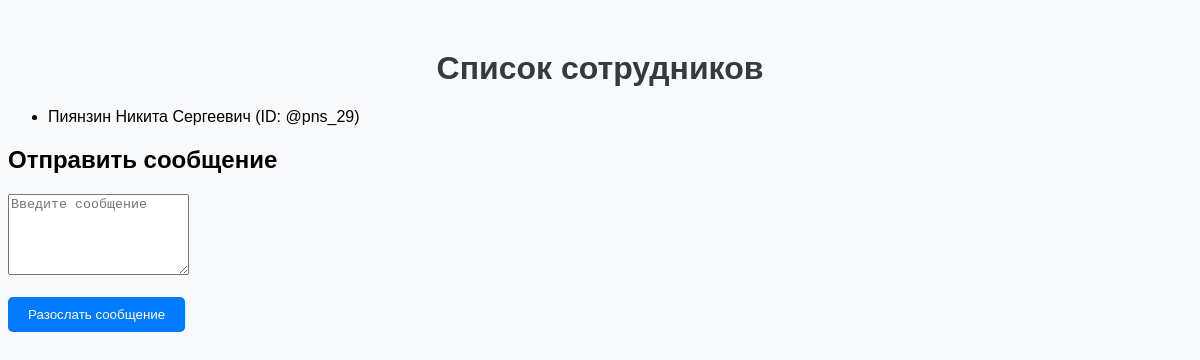
The app's page /, older data.
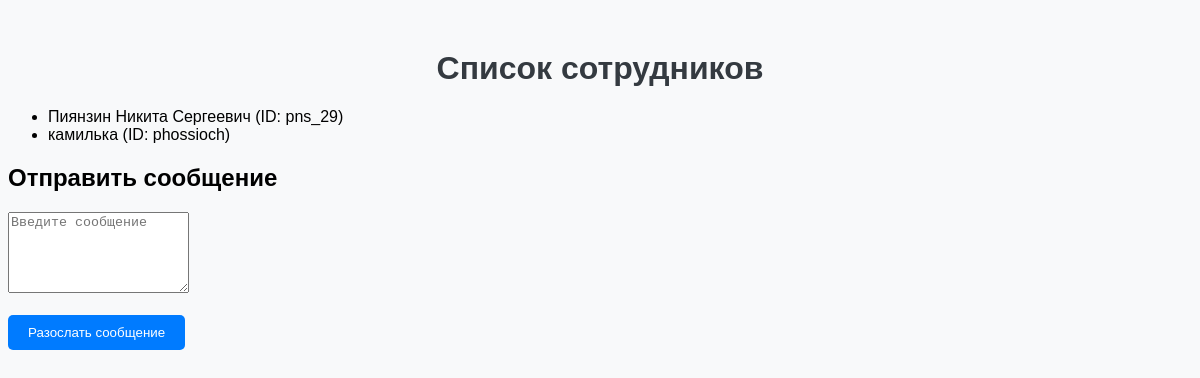
The same page, newer data.
### bot/models.py (models this page shows, shortened)
class Employee(models.Model):
    telegram_id = models.CharField(max_length=50, unique=True)
    full_name = models.CharField(max_length=100)

### bot/views.py (the view)
# urls.py: path('', views.index, name='index'),
def index(request):
    employees = Employee.objects.all()
    return render(request, 'index.html', {'employees': employees})

### bot/templates/index.html (shortened to what this page needs)
{% load static %}
<!DOCTYPE html>
<html lang="en">
<head>
    <link rel="stylesheet" href="{% static 'css/styles.css' %}">
</head>
<body>
    <div class="container">
        <h1>Список сотрудников</h1>
        <ul>
            {% for employee in employees %}
                <li>{{ employee.full_name }} (ID: {{ employee.telegram_id }})</li>
            {% endfor %}
        </ul>
        <h2>Отправить сообщение</h2>
        <form action="{% url 'send_telegram_message' %}" method="POST">
            <textarea name="message" placeholder="Введите сообщение" rows="5"></textarea>
            <br><br>
            <button type="submit">Разослать сообщение</button>
        </form>
    </div>
</body>
</html>

### bot/static/css/styles.css (style rules this page uses)
body { font-family: Arial, sans-serif; background-color: #f8f9fa; }
.container { margin-top: 50px; }
h1 { color: #343a40; text-align: center; }
button { background-color: #007bff; color: white; padding: 10px 20px; border: none; border-radius: 5px; cursor: pointer; }

Row changes from the older to the newer data that the page shows:
changed Employee "Пиянзин Никита Сергеевич": telegram_id "@pns_29" → "pns_29"
added Employee: full_name "камилька", telegram_id "phossioch"
